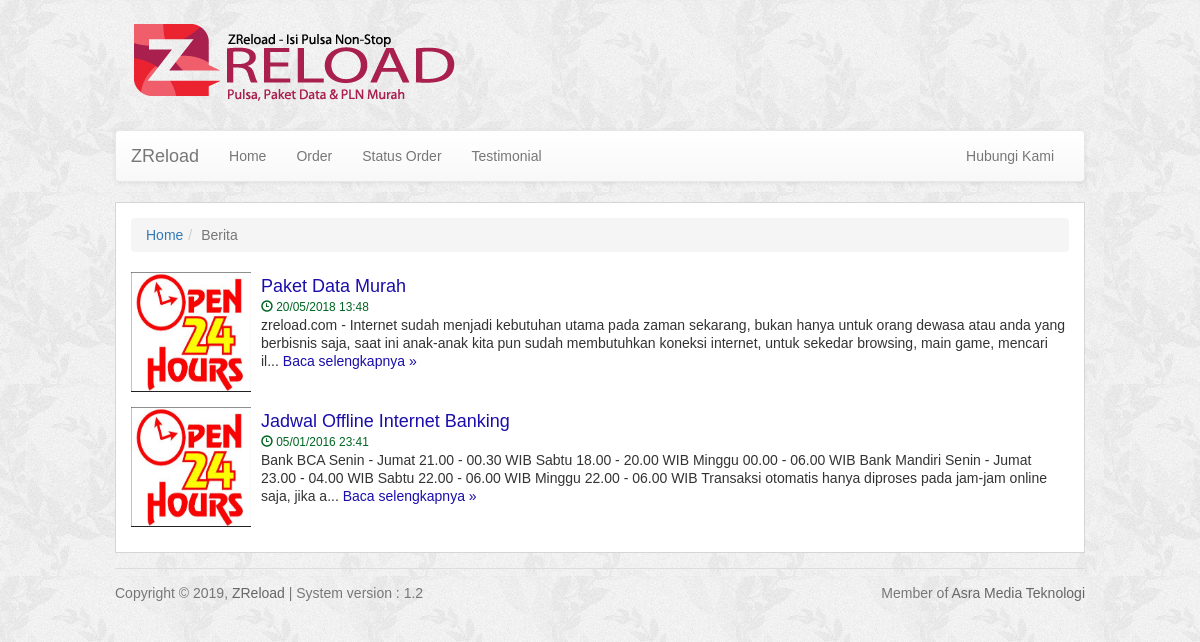
Page /berita.php on the committed database.
### tables this page shows
CREATE TABLE `berita` (
  `id` int(10) NOT NULL,
  `judul` varchar(100) NOT NULL,
  `deskripsi` text NOT NULL,
  `tanggal` int(11) NOT NULL
);

### includes/base.php (called while the page is built, shortened)
<?php
include (INC_PATH . '/koneksi.php');
include (INC_PATH . '/fungsi.php');
$set = get_set();
$page = isset($_REQUEST['page']) && (ctype_digit($_REQUEST['page'])) && ($_REQUEST['page'] >
    0) ? intval($_REQUEST['page']) : 1;
$start = isset($_REQUEST['page']) ? $page * $set['list_per_page'] - $set['list_per_page'] :
    0;

### includes/fungsi.php (called while the page is built, shortened)
<?php
if (!function_exists('get_thumb'))
{
    function get_thumb($str, $default_image = '')
    {
        return $default_image;
    }
}
if (!function_exists('remove_tags'))
{
    function remove_tags($str)
    {
        $str = str_replace('<', ' <', $str);
        $str = strip_tags($str);
        $str = preg_replace('!\s+!', ' ', $str);
        return trim($str);
    }
}
if (!function_exists('str_link'))
{
    function str_link($str)
    {
        $plink = iconv('UTF-8', 'ASCII//TRANSLIT', $str);
        $plink = preg_replace("/[^a-zA-Z0-9\/_| -]/", '', $plink);
        $plink = strtolower(trim($plink, '-'));
        $plink = preg_replace("/[\/_| -]+/", '-', $plink);
        return $plink;
    }
}
if (!function_exists('format_tanggal'))
{
    function format_tanggal($var, $full = false)
    {
        global $set;
        $shift = $set['zona_waktu'] * 3600;
        return date("d/m/Y H:i", $var + $shift);
    }
}
if (!function_exists('__e'))
{
    function __e($str)
    {
        return htmlspecialchars($str, ENT_QUOTES, 'UTF-8');
    }
}
if (!function_exists('get_set'))
{
    function get_set($key = null)
    {
        global $pdo;
        if ($key == null)
        {
            $result = array();
            $query = $pdo->query("SELECT * FROM setelan WHERE set_autoload = 'yes'");
            foreach ($query->fetchAll() as $set)
            {
                $result[$set->set_key] = $set->set_val;
            }
        }
        return $result;
    }
}

### berita.php (the view, shortened to what this page needs)
<?php
include ('includes/base.php');
$id = isset($_GET['id']) ? intval($_GET['id']) : false;
if ($id)
{
    $query = $pdo->prepare("SELECT * FROM berita WHERE id = ?");
    $query->execute(array($id));
    if (!$query->rowCount())
    {
        include ('includes/header.php');
        echo '<div class="alert alert-danger">Berita tidak ditemukan atau telah dihapus</div>';
    }
    else
    {
        $berita = $query->fetch();
        $page_title = $berita->judul . ' | ' . $set['site_name'];
        $page_description = mb_substr(remove_tags($berita->deskripsi), 0, 150);
        $image = get_thumb($berita->deskripsi, '');
        if ($image)
        {
            $page_image = $image;
        }
        include ('includes/header.php');
        echo '<ol class="breadcrumb"><li><a href="' . SITE_URL .
            'index.php">Home</a></li><li><a href="' . SITE_URL .
            'berita.php">Berita</a></li>' . '<li class="active"><span>' . __e($berita->
            judul) . '</span></li></ol>';
        echo '<h1>' . __e($berita->judul) .
            ' </h1><p><i class="glyphicon glyphicon-time"></i> ' . format_tanggal($berita->
            tanggal, true) . '</p><p>' . ($berita->deskripsi) . '</p>';
    }
}
else
{
    include ('includes/header.php');
    echo '<ol class="breadcrumb"><li><a href="' . SITE_URL .
        'index.php">Home</a></li><li class="active"><span>Berita</span></li></ol>';
    $query = $pdo->query("SELECT COUNT(*) FROM berita");
    $total = $query->fetchColumn();
    if ($total)
    {
        echo '<ul class="media-list">';
        $query = $pdo->query("SELECT * FROM berita ORDER BY tanggal DESC LIMIT $start, {$set['list_per_page']}");
        foreach ($query->fetchAll() as $berita)
        {
            $link = SITE_URL . 'berita.php/' . date('Y/m/d', $berita->tanggal) . '/' . str_link($berita->
                judul) . '?id=' . $berita->id;
            echo '<li class="media"><div class="media-left"><a href="' . $link . '" title="' .
                __e($berita->judul) . '"><img class="media-object" src="' . get_thumb($berita->
                deskripsi, SITE_URL . 'assets/img1.png') . '" alt="' . __e($berita->judul) .
                '"></a></div><div class="media-body">' . '<h3 class="media-heading"><a href="' .
                $link . '" title="' . __e($berita->judul) .
                '"></h3><h4 style="margin-bottom:0">' . __e($berita->judul) .
                '</h3><span class="small" style="color:#006621;"><i class="glyphicon glyphicon-time"></i> ' .
                format_tanggal($berita->tanggal) . '</span></a></h4><p>' . mb_substr(remove_tags
                ($berita->deskripsi), 0, 250) . '... <span><a href="' . $link .
                '">Baca selengkapnya &raquo;</a></span></p></li>';
        }
        echo '</ul>';
    }
    else
    {
        echo '<div class="alert alert-info">Belum ada berita.</div>';
    }
}
include ('includes/footer.php');

### assets/css/custom.css (style rules this page uses)
body { background: #f7f7f7 url("../bgpage.png") repeat left top; font-family: Arial, Helvetica, sans-serif; font-size: 14px; line-height: 18px; cursor: default; }
h1, h2, h3, h4 ,h5 ,h6, .page-header { margin-top: 0; }

### rows in the picture
berita: tanggal "20/05/2018 13:48", deskripsi "zreload.com - Internet sudah menjadi kebutuhan utama pada zaman sekarang, bukan hanya untuk orang dewasa atau anda yang berbisnis saja, saat ini anak-anak kita pun sudah membutuhkan koneksi internet, untuk sekedar browsing, main game, mencari il"
berita: tanggal "05/01/2016 23:41", deskripsi "Bank BCA Senin - Jumat 21.00 - 00.30 WIB Sabtu 18.00 - 20.00 WIB Minggu 00.00 - 06.00 WIB Bank Mandiri Senin - Jumat 23.00 - 04.00 WIB Sabtu 22.00 - 06.00 WIB Minggu 22.00 - 06.00 WIB Transaksi otomatis hanya diproses pada jam-jam online saja, jika a"

### other values in the picture
__e($set['site_name']) "ZReload"
